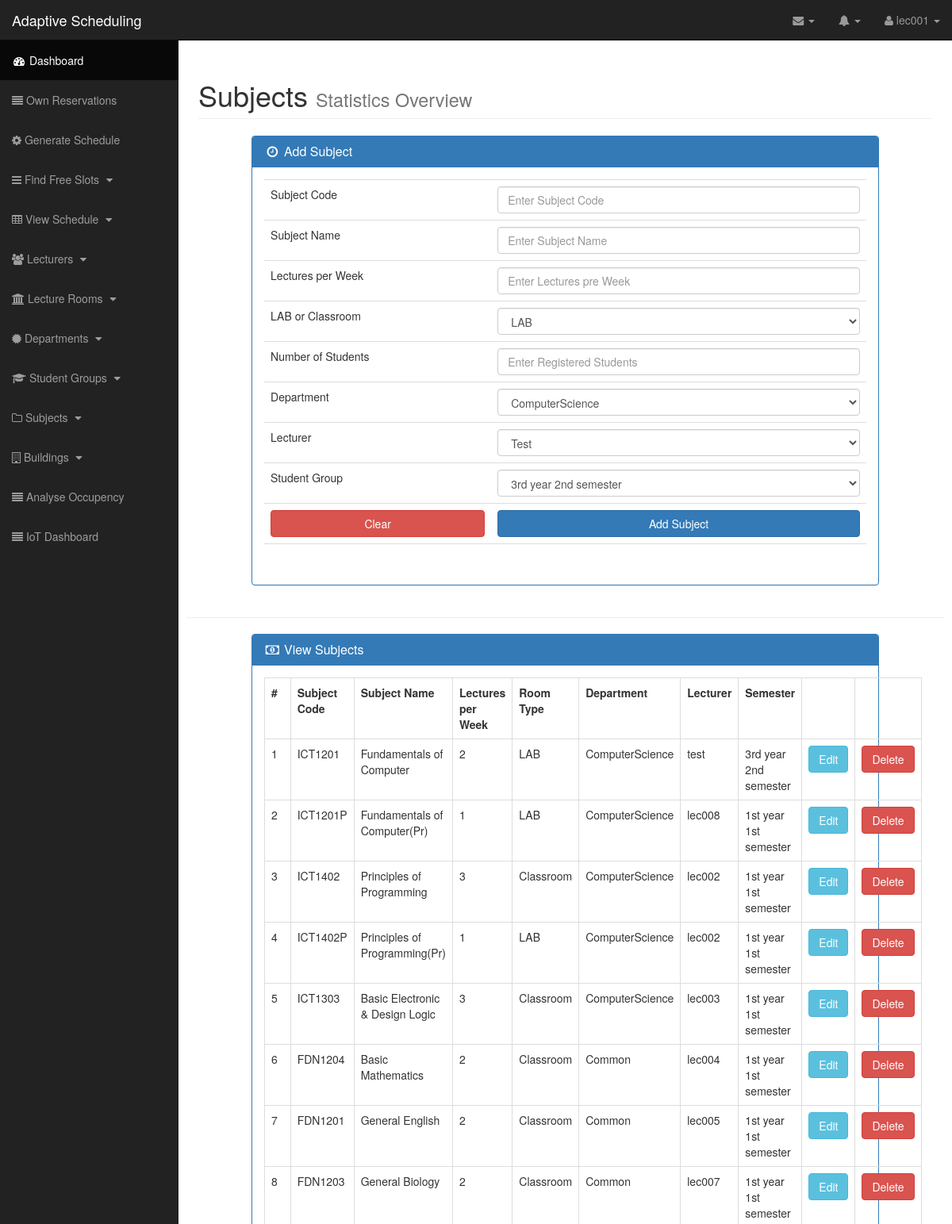
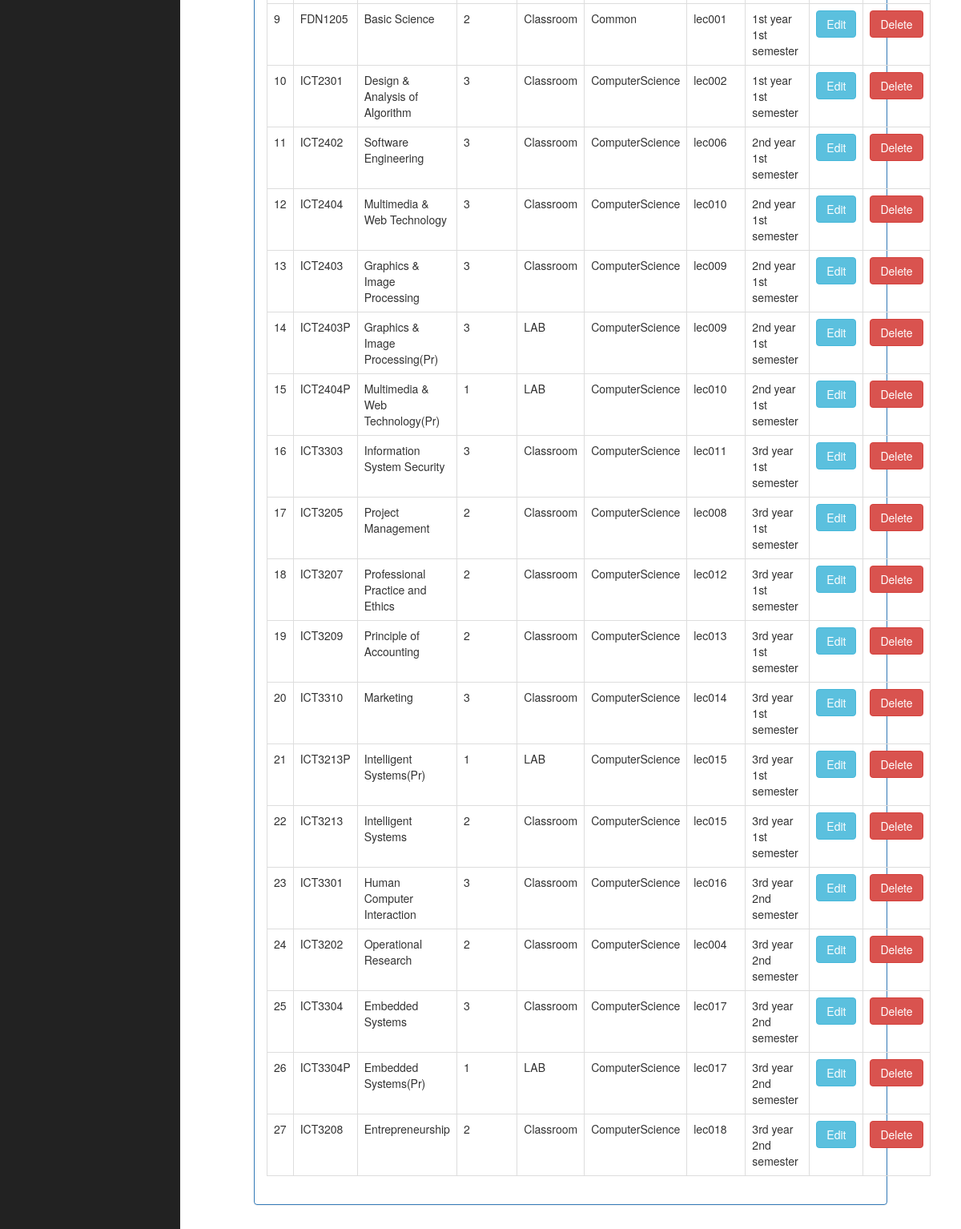
/subject.php (signed in), run on the app's committed database (2 pictures, top to bottom).
### tables this page shows
CREATE TABLE `subject` (
  `s_id` int(11) NOT NULL,
  `s_code` varchar(15) NOT NULL,
  `s_name` varchar(255) NOT NULL,
  `nu_lectures` int(11) NOT NULL,
  `LAB` varchar(10) NOT NULL,
  `dept_id` int(10) NOT NULL,
  `u_id` varchar(10) NOT NULL,
  `std_group` int(10) NOT NULL,
  `nu_std` int(11) NOT NULL
);

CREATE TABLE `department` (
  `dept_id` int(11) NOT NULL,
  `dept_name` varchar(20) NOT NULL
);

CREATE TABLE `std_group` (
  `std_group` int(15) NOT NULL,
  `semester` varchar(25) NOT NULL,
  `nu_std` int(11) NOT NULL
);

### subject.php (the view, shortened to what the rows shown need)
<?php
include "models/subjectController.php";
include "models/connect.php";
if(isset($_SESSION['username'])) {
?>
<!DOCTYPE html>
<html lang="en">
<head>
    <link href="css/bootstrap.min.css" rel="stylesheet">
    <link href="css/sb-admin.css" rel="stylesheet">
    <link href="css/plugins/morris.css" rel="stylesheet">
    <link href="font-awesome/css/font-awesome.min.css" rel="stylesheet" type="text/css">
</head>
<body>
<div id="wrapper">
    <?php include 'template\navigation.php';?>
    <div id="page-wrapper">
        <div class="container-fluid">
            <div class="row">
                <div class="col-lg-12">
                    <h1 class="page-header">
                        Subjects <small>Statistics Overview</small>
                    </h1>
                </div>
            </div>
            </div>
            <div class="row">
                <div class="col-lg-10">
                    <div class="panel panel-primary">
                        <div class="panel-body">
                            <table class="table table-bordered table-hover">
                                <tr>
                                    <th>#</th>
                                    <th>Subject Code</th>
                                    <th>Subject Name</th>
                                    <th>Lectures per Week</th>
                                    <th>Room Type</th>
                                    <th>Department</th>
                                    <th>Lecturer</th>
                                    <th>Semester</th>
                                    <th>&nbsp;</th>
                                    <th>&nbsp;</th>
                                </tr>
                                <?php
                                $myrow = $obj->view_record("subject");
                                foreach ($myrow as $row) {
                                    ?>
                                    <tr>
                                        <td><?php echo $row["s_id"]; ?></td>
                                        <td><?php echo $row["s_code"]; ?></td>
                                        <td><?php echo $row["s_name"]; ?></td>
                                        <td><?php echo $row["nu_lectures"]; ?></td>
                                        <td><?php if ($row["LAB"]=="true") { echo "LAB";}
                                            else if ($row["LAB"]=="false") { echo "Classroom";}
                                            ?></td>
                                        <td><?php $dept =  $row["dept_id"];
                                            $sql2 = "SELECT * FROM department WHERE dept_id = $dept";
                                            $result2 = mysqli_query($con, $sql2) or die("View erorr!!");
                                            if ($num1 = mysqli_num_rows($result2) > 0) {
                                                while ($row2 = mysqli_fetch_assoc($result2)) {
                                                    echo $row2["dept_name"];
                                                }
                                            }
                                            ?>
                                        </td>
                                        <td><?php echo $row["u_id"]; ?></td>
                                        <td><?php
                                            $grp =  $row["std_group"];
                                            $sql2 = "SELECT * FROM std_group WHERE 	std_group = $grp";
                                            $result2 = mysqli_query($con, $sql2) or die("View erorr!!");
                                            if ($num1 = mysqli_num_rows($result2) > 0) {
                                                while ($row2 = mysqli_fetch_assoc($result2)) {
                                                    echo $row2["semester"];
                                                }
                                            }?></td>
                                        <th><a href="subject.php?update=1&id=<?php echo $row["s_id"]; ?>" class="btn btn-info">Edit</a></th>
                                        <th><a href="models/subjectController.php?delete=1&id=<?php echo $row["s_id"]; ?>" class="btn btn-danger">Delete</a></th>
                                    </tr>
                                    <?php
                                }
                                ?>
                            </table>
                        </div>
                    </div>
                </div>
            </div>
        </div>
    </div>
</body>
</html>
    <?php
}
else{
    $_SESSION['msg'] = "Login to continue";
    header('location:login.php');
    echo $_SESSION['msg'];
}
?>

### data on the page
subject: s_id "1", s_code "ICT1201", s_name "Fundamentals of Computer", nu_lectures "2", LAB "LAB", u "test"
department: dept_name "ComputerScience"
std_group: semester "3rd year 2nd semester"
subject: s_id "2", s_code "ICT1201P", s_name "Fundamentals of Computer(Pr)", nu_lectures "1", LAB "LAB", u "lec008"
std_group: semester "1st year 1st semester"
subject: s_id "3", s_code "ICT1402", s_name "Principles of Programming", nu_lectures "3", LAB "Classroom", u "lec002"
subject: s_id "4", s_code "ICT1402P", s_name "Principles of Programming(Pr)", nu_lectures "1", LAB "LAB", u "lec002"
subject: s_id "5", s_code "ICT1303", s_name "Basic Electronic & Design Logic", nu_lectures "3", LAB "Classroom", u "lec003"
subject: s_id "6", s_code "FDN1204", s_name "Basic Mathematics", nu_lectures "2", LAB "Classroom", u "lec004"
department: dept_name "Common"
subject: s_id "7", s_code "FDN1201", s_name "General English", nu_lectures "2", LAB "Classroom", u "lec005"
subject: s_id "8", s_code "FDN1203", s_name "General Biology", nu_lectures "2", LAB "Classroom", u "lec007"
subject: s_id "9", s_code "FDN1205", s_name "Basic Science", nu_lectures "2", LAB "Classroom", u "lec001"
subject: s_id "10", s_code "ICT2301", s_name "Design & Analysis of Algorithm", nu_lectures "3", LAB "Classroom", u "lec002"
subject: s_id "11", s_code "ICT2402", s_name "Software Engineering", nu_lectures "3", LAB "Classroom", u "lec006"
std_group: semester "2nd year 1st semester"
subject: s_id "12", s_code "ICT2404", s_name "Multimedia & Web Technology", nu_lectures "3", LAB "Classroom", u "lec010"
subject: s_id "13", s_code "ICT2403", s_name "Graphics & Image Processing", nu_lectures "3", LAB "Classroom", u "lec009"
subject: s_id "14", s_code "ICT2403P", s_name "Graphics & Image Processing(Pr)", nu_lectures "3", LAB "LAB", u "lec009"
subject: s_id "15", s_code "ICT2404P", s_name "Multimedia & Web Technology(Pr)", nu_lectures "1", LAB "LAB", u "lec010"
subject: s_id "16", s_code "ICT3303", s_name "Information System Security", nu_lectures "3", LAB "Classroom", u "lec011"
std_group: semester "3rd year 1st semester"
subject: s_id "17", s_code "ICT3205", s_name "Project Management", nu_lectures "2", LAB "Classroom", u "lec008"
subject: s_id "18", s_code "ICT3207", s_name "Professional Practice and Ethics", nu_lectures "2", LAB "Classroom", u "lec012"
subject: s_id "19", s_code "ICT3209", s_name "Principle of Accounting", nu_lectures "2", LAB "Classroom", u "lec013"
subject: s_id "20", s_code "ICT3310", s_name "Marketing", nu_lectures "3", LAB "Classroom", u "lec014"
subject: s_id "21", s_code "ICT3213P", s_name "Intelligent Systems(Pr)", nu_lectures "1", LAB "LAB", u "lec015"
subject: s_id "22", s_code "ICT3213", s_name "Intelligent Systems", nu_lectures "2", LAB "Classroom", u "lec015"
subject: s_id "23", s_code "ICT3301", s_name "Human Computer Interaction", nu_lectures "3", LAB "Classroom", u "lec016"
subject: s_id "24", s_code "ICT3202", s_name "Operational Research", nu_lectures "2", LAB "Classroom", u "lec004"
subject: s_id "25", s_code "ICT3304", s_name "Embedded Systems", nu_lectures "3", LAB "Classroom", u "lec017"
subject: s_id "26", s_code "ICT3304P", s_name "Embedded Systems(Pr)", nu_lectures "1", LAB "LAB", u "lec017"
subject: s_id "27", s_code "ICT3208", s_name "Entrepreneurship", nu_lectures "2", LAB "Classroom", u "lec018"

### other printed values
$_SESSION['username'] "lec001"
form field dpt "ComputerScience"
form field lec "Test"
form field grp "3rd year 2nd semester"
